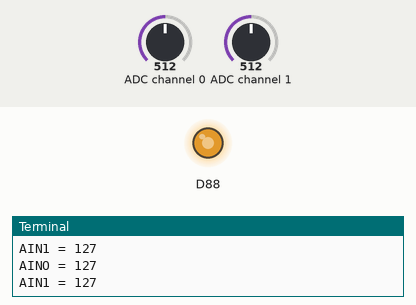
Recording of a program running on a simulated Raspberry Pi (BCM pin numbers). On the bench: output pins drawn as LEDs (lit = HIGH), the last lines printed to the terminal. The test bench sets the inputs (shaded band); at power-on: ADC channel 0 = 512, ADC channel 1 = 512 (analog values on the 0–1023 scale).

Above: at 1.2 s.
1.3 s: ADC channel 0 set to 716
At 2.4 s:
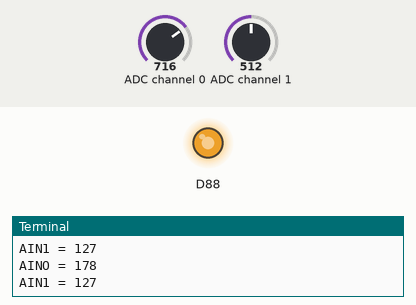
3.3 s: ADC channel 0 set to 0
At 3.9 s:
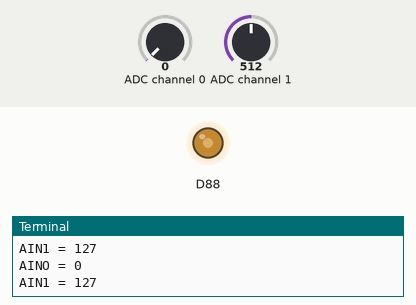
5.1 s: ADC channel 0 set to 511
At 6.7 s:
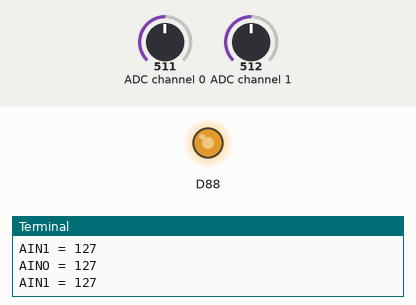
Timing chart, 0 to 8.2 s (numbered marks = the images above; inputs shaded):
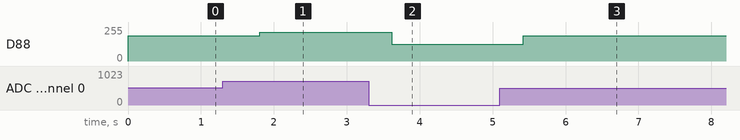

The program:

PCF8591.py
```python
#!/usr/bin/env python
import smbus
import time

bus = smbus.SMBus(1)

def setup(Addr):
    global address
    address = Addr

def read(chn):
    if chn == 0:
        bus.write_byte(address,0x40)
    if chn == 1:
        bus.write_byte(address,0x41)
    if chn == 2:
        bus.write_byte(address,0x42)
    if chn == 3:
        bus.write_byte(address,0x43)

    bus.read_byte(address)
    return bus.read_byte(address)

def write(val):
    temp = val
    temp = int(temp)
    bus.write_byte_data(address, 0x40, temp)

if __name__ == '__main__':
    setup(0x48)
    while True:
        print('AINO = ' + str(read(0)))
        print('AIN1 = ' + str(read(1)))
        tmp = read(0)
        tmp = tmp*(255-125)/255+125
        write(tmp)
        time.sleep(0.9)
```

Measured:
- after the input at 1.3 s, D88: 189/255 → 215/255 after 0.51 s
- after the input at 3.3 s, D88: 215/255 → 125/255 after 0.31 s
- after the input at 5.1 s, D88: 125/255 → 189/255 after 0.32 s
